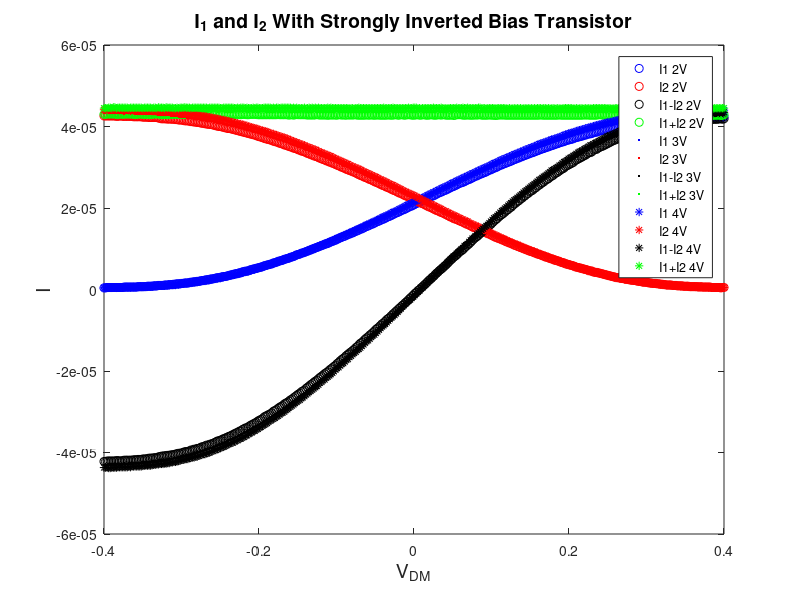
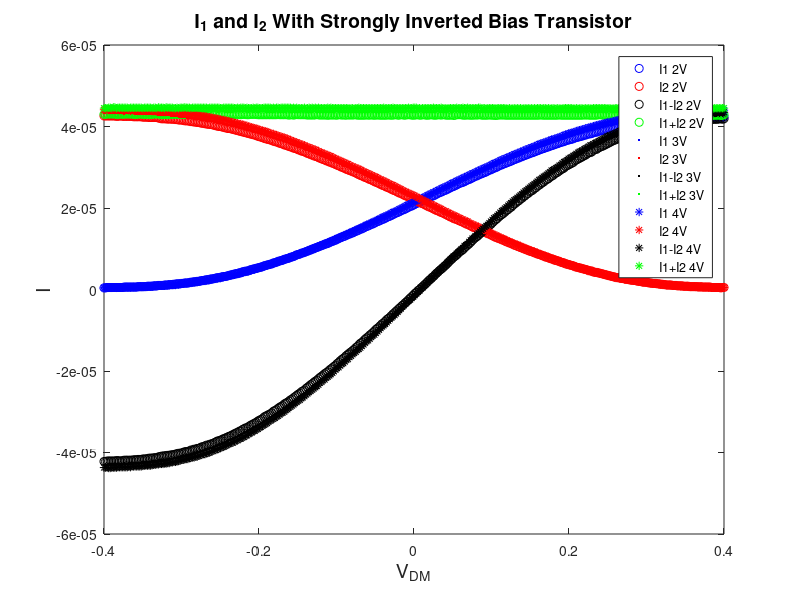

These figures' MATLAB source, in order:

clear all
load('V=2V_I1_meas_strong.mat');
I1a=I1;
load('V=2V_I2_meas_strong.mat');
figure(1);
plot(V_src,I1a,'ob'); hold on;
plot(V_src,I1,'or'); 
plot(V_src,I1a-I1,'ok');
plot(V_src,I1a+I1,'og'); 
I_diff=I1a-I1;
inds=intersect(find(.05>V_src),find(V_src>-.05));
p=polyfit(V_src(inds),I_diff(inds),1);
'Transconductance Gain 2V'
p(1)

clear all
load('V=3V_I1_meas_strong.mat');
I1a=I1;
load('V=3V_I2_meas_strong.mat');
figure(1);
plot(V_src,I1a,'.b'); hold on;
plot(V_src,I1,'.r'); 
plot(V_src,I1a-I1,'.k');
plot(V_src,I1a+I1,'.g'); 
I_diff=I1a-I1;
inds=intersect(find(.05>V_src),find(V_src>-.05));
p=polyfit(V_src(inds),I_diff(inds),1);
'Transconductance Gain 3V'
p(1)

clear all
load('V=4V_I1_meas_strong.mat');
I1a=I1;
load('V=4V_I2_meas_strong.mat');
figure(1);
plot(V_src,I1a,'*b'); hold on;
plot(V_src,I1,'*r'); 
plot(V_src,I1a-I1,'*k');
plot(V_src,I1a+I1,'*g'); 

I_diff=I1a-I1;
inds=intersect(find(.05>V_src),find(V_src>-.05));
p=polyfit(V_src(inds),I_diff(inds),1);
'Transconductance Gain 4V'
p(1)

legend('I1 2V','I2 2V','I1-I2 2V','I1+I2 2V','I1 3V','I2 3V','I1-I2 3V','I1+I2 3V','I1 4V','I2 4V','I1-I2 4V','I1+I2 4V','location','best')

title('I_1 and I_2 With Strongly Inverted Bias Transistor','FontSize',14);
xlabel('V_{DM}','FontSize',14);
ylabel('I','FontSize',14)

print '-depsc' currents_strong
saveas(gcf,'currents_strong.png')
